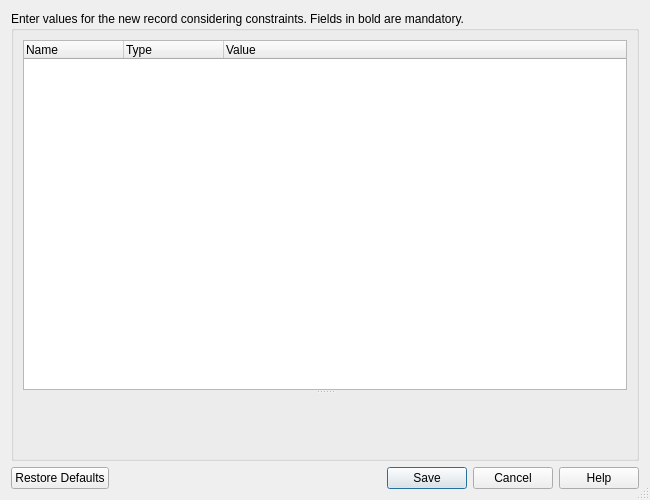
<?xml version="1.0" encoding="UTF-8"?>
<ui version="4.0">
 <class>AddRecordDialog</class>
 <widget class="QDialog" name="AddRecordDialog">
  <property name="geometry">
   <rect>
    <x>0</x>
    <y>0</y>
    <width>650</width>
    <height>500</height>
   </rect>
  </property>
  <property name="windowTitle">
   <string>Add New Record</string>
  </property>
  <property name="windowIcon">
   <iconset resource="icons/icons.qrc">
    <normaloff>:/icons/table</normaloff>:/icons/table</iconset>
  </property>
  <property name="sizeGripEnabled">
   <bool>true</bool>
  </property>
  <layout class="QVBoxLayout" name="verticalLayout_2">
   <item>
    <widget class="QGroupBox" name="groupFields">
     <property name="title">
      <string>Enter values for the new record considering constraints. Fields in bold are mandatory.</string>
     </property>
     <layout class="QVBoxLayout" name="verticalLayout">
      <item>
       <widget class="QWidget" name="widget" native="true">
        <layout class="QVBoxLayout" name="verticalLayout_4">
         <property name="spacing">
          <number>0</number>
         </property>
         <property name="leftMargin">
          <number>0</number>
         </property>
         <property name="topMargin">
          <number>0</number>
         </property>
         <property name="rightMargin">
          <number>0</number>
         </property>
         <property name="bottomMargin">
          <number>0</number>
         </property>
         <item>
          <widget class="QSplitter" name="splitter">
           <property name="orientation">
            <enum>Qt::Vertical</enum>
           </property>
           <widget class="QTreeWidget" name="treeWidget">
            <property name="sizePolicy">
             <sizepolicy hsizetype="Expanding" vsizetype="MinimumExpanding">
              <horstretch>0</horstretch>
              <verstretch>0</verstretch>
             </sizepolicy>
            </property>
            <property name="minimumSize">
             <size>
              <width>0</width>
              <height>140</height>
             </size>
            </property>
            <property name="whatsThis">
             <string>In the Value column you can specify the value for the field identified in the Name column. The Type column indicates the type of the field. Default values are displayed in the same style as NULL values.</string>
            </property>
            <property name="rootIsDecorated">
             <bool>false</bool>
            </property>
            <column>
             <property name="text">
              <string>Name</string>
             </property>
            </column>
            <column>
             <property name="text">
              <string>Type</string>
             </property>
            </column>
            <column>
             <property name="text">
              <string>Value</string>
             </property>
             <property name="toolTip">
              <string>Values to insert. Pre-filled default values are inserted automatically unless they are changed.</string>
             </property>
            </column>
           </widget>
           <widget class="SqlTextEdit" name="sqlTextEdit" native="true">
            <property name="whatsThis">
             <string>When you edit the values in the upper frame, the SQL query for inserting this new record is shown here. You can edit manually the query before saving.</string>
            </property>
            <property name="readOnly" stdset="0">
             <bool>true</bool>
            </property>
           </widget>
          </widget>
         </item>
        </layout>
       </widget>
      </item>
     </layout>
    </widget>
   </item>
   <item>
    <widget class="QDialogButtonBox" name="buttonBox">
     <property name="whatsThis">
      <string>&lt;html&gt;&lt;head/&gt;&lt;body&gt;&lt;p&gt;&lt;span style=&quot; font-weight:600;&quot;&gt;Save&lt;/span&gt; will submit the shown SQL statement to the database for inserting the new record.&lt;/p&gt;&lt;p&gt;&lt;span style=&quot; font-weight:600;&quot;&gt;Restore Defaults&lt;/span&gt; will restore the initial values in the &lt;span style=&quot; font-weight:600;&quot;&gt;Value&lt;/span&gt; column.&lt;/p&gt;&lt;p&gt;&lt;span style=&quot; font-weight:600;&quot;&gt;Cancel&lt;/span&gt; will close this dialog without executing the query.&lt;/p&gt;&lt;/body&gt;&lt;/html&gt;</string>
     </property>
     <property name="orientation">
      <enum>Qt::Horizontal</enum>
     </property>
     <property name="standardButtons">
      <set>QDialogButtonBox::Cancel|QDialogButtonBox::Help|QDialogButtonBox::RestoreDefaults|QDialogButtonBox::Save</set>
     </property>
    </widget>
   </item>
  </layout>
 </widget>
 <customwidgets>
  <customwidget>
   <class>SqlTextEdit</class>
   <extends>QWidget</extends>
   <header>sqltextedit.h</header>
   <container>1</container>
  </customwidget>
 </customwidgets>
 <tabstops>
  <tabstop>treeWidget</tabstop>
  <tabstop>sqlTextEdit</tabstop>
 </tabstops>
 <resources>
  <include location="icons/icons.qrc"/>
 </resources>
 <connections>
  <connection>
   <sender>buttonBox</sender>
   <signal>clicked(QAbstractButton*)</signal>
   <receiver>AddRecordDialog</receiver>
   <slot>on_buttonBox_clicked(QAbstractButton*)</slot>
   <hints>
    <hint type="sourcelabel">
     <x>324</x>
     <y>477</y>
    </hint>
    <hint type="destinationlabel">
     <x>324</x>
     <y>249</y>
    </hint>
   </hints>
  </connection>
 </connections>
 <slots>
  <slot>itemChanged()</slot>
 </slots>
</ui>
